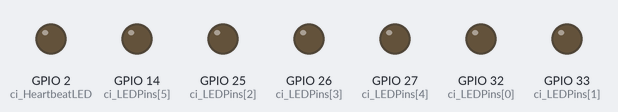
Simulated run of this sketch. Board: ESP32. Shown: output pins drawn as LEDs (lit = HIGH).

Above: at 0.05 s.
At 0.65 s:
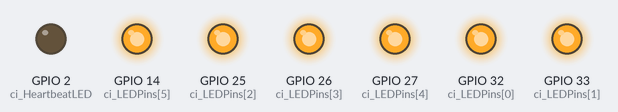
At 1.36 s:
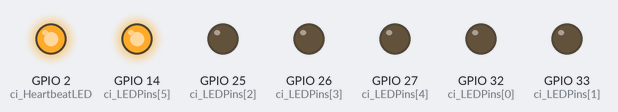
At 2.77 s:
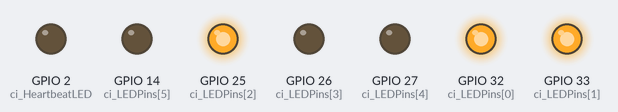
At 4.09 s:
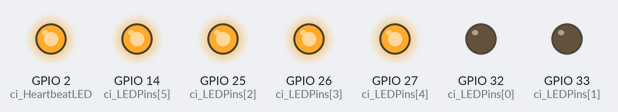
At 5.4 s:
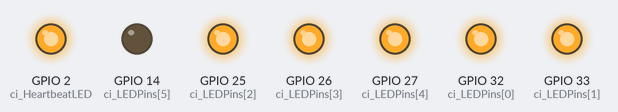
Timing chart, 0 to 5.7 s (numbered marks = the images above):
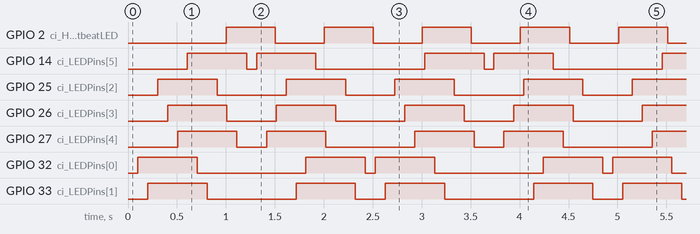

Measured:
- by itself, GPIO 2 (ci_HeartbeatLED): alternates HIGH for 0.50 s and LOW for 0.50 s
- by itself, GPIO 14 (ci_LEDPins[5]): repeats every 2.4 s: LOW 0.10 s, HIGH 0.61 s, LOW 1.1 s, HIGH 0.61 s
- by itself, GPIO 25 (ci_LEDPins[2]): repeats every 2.4 s: LOW 0.71 s, HIGH 0.61 s, LOW 0.50 s, HIGH 0.61 s
- by itself, GPIO 26 (ci_LEDPins[3]): repeats every 2.4 s: LOW 0.50 s, HIGH 0.61 s, LOW 0.71 s, HIGH 0.61 s
- by itself, GPIO 27 (ci_LEDPins[4]): repeats every 2.4 s: LOW 0.30 s, HIGH 0.61 s, LOW 0.91 s, HIGH 0.61 s
- by itself, GPIO 32 (ci_LEDPins[0]): repeats every 2.4 s: LOW 1.1 s, HIGH 0.61 s, LOW 0.10 s, HIGH 0.61 s
- by itself, GPIO 33 (ci_LEDPins[1]): repeats every 2.4 s: LOW 0.91 s, HIGH 0.61 s, LOW 0.30 s, HIGH 0.61 s

The sketch:

Lab1.ino
```cpp
//
// MME 4487 Lab 1
//
//  Language: Arduino (C++)
//  Target:   ESP32
//  Author:   Michael Naish
//  Date:     2023 08 30
//

#include <Arduino.h>                            // Necessary for PlatformIO

// Function declarations
void doHeartbeat();
void setLED(int pos, boolean state);

// Constants
const int ci_HeartbeatLED = 2;                  // GPIO pin of built-in LED for heartbeat
const int ci_HeartbeatInterval = 500;           // heartbeat blink interval, in milliseconds
const int ci_LEDPins[] = {
  32, 33, 25, 26, 27, 14};                              // select the GPIO pins for the LEDs
const int ci_NumberLEDs =
  sizeof(ci_LEDPins) / sizeof(ci_LEDPins[0]);   // number of LEDs in display

// Variables
boolean b_Heartbeat = true;                     // state of heartbeat LED
boolean b_Dir = 0;                              // sweep direction: 0, ascending; 1, descending
boolean b_TurnOn = 1;                           // 1 = turn LEDs on; 0 = turn LEDs off
unsigned long ul_LastHeartbeat = 0;             // time of last heartbeat state change
unsigned long ul_CurMillis = 0;                 // current time, in milliseconds
unsigned long ul_PrevMillis = 0;                // start time for delay cycle, in milliseconds
unsigned long ul_Rate = 100;                    // time delay for switching effect
int i_Pos = 0;                                  // position index of LED to be illuminated

void setup() {
  // configure built-in LED for heartbeat
  pinMode(ci_HeartbeatLED, OUTPUT);

  // set all LED pins as outputs
  for (int i = 0; i < ci_NumberLEDs; i++) {
    pinMode(ci_LEDPins[i], OUTPUT);
  }
}

void loop() {
  ul_CurMillis = millis();                      // get the current time in milliseconds
  if (ul_CurMillis - ul_PrevMillis > ul_Rate) { // check to see if elapsed time matched the desired delay
    ul_PrevMillis = ul_CurMillis;               // update the start time for the next delay cycle
    setLED(i_Pos, b_TurnOn);                    // set state of current LED
    if (b_Dir == 0) {                           // "ascending"
      if (i_Pos == ci_NumberLEDs - 1) {         // if at the last LED in the row
        if (!b_TurnOn) {                        // and all LEDs now off
           b_Dir = 1;                           // change direction (to descending)
        }
        else {
          i_Pos = 0;                            // otherwise go to first LED
        }
        b_TurnOn = !b_TurnOn;                   // toggle desired LED on/off state
      }
      else {
        i_Pos++;                                // otherwise go to next LED
      }
    }
    else {                                      // "descending"
      if (i_Pos == 0) {                         // if at the first LED in the row
        if (!b_TurnOn) {                        // and all LEDs now off
          b_Dir = 0;                            // change direction (to ascending)
        }
        else {
          i_Pos = ci_NumberLEDs - 1;            // otherwise go to last LED in row
        }
        b_TurnOn = !b_TurnOn;                   // toggle desired LED on/off state
      }
      else {
         i_Pos--;                               // otherwise go to next LED
      }
    }
  }
  doHeartbeat();                                // update heartbeat LED
}

// blink heartbeat LED
void doHeartbeat() {
  ul_CurMillis = millis();                      // get the current time in milliseconds
  // check to see if elapsed time matches the heartbeat interval
  if ((ul_CurMillis - ul_LastHeartbeat) > ci_HeartbeatInterval) {
    ul_LastHeartbeat = ul_CurMillis;            // update the heartbeat toggle time for the next cycle
    b_Heartbeat = !b_Heartbeat;                 // toggle state of LED
    digitalWrite(ci_HeartbeatLED, b_Heartbeat); // update LED
  }
}

// set the state of a specified LED
void setLED(int pos, boolean state) {
  if (pos >= 0 && pos < ci_NumberLEDs) {          // ignore invalid LED indicies
    if (state) {
      digitalWrite(ci_LEDPins[pos], HIGH);        // turn specified LED on
    }
    else {
      digitalWrite(ci_LEDPins[pos], LOW);         // turn specified LED off
    }
  }
}
```
